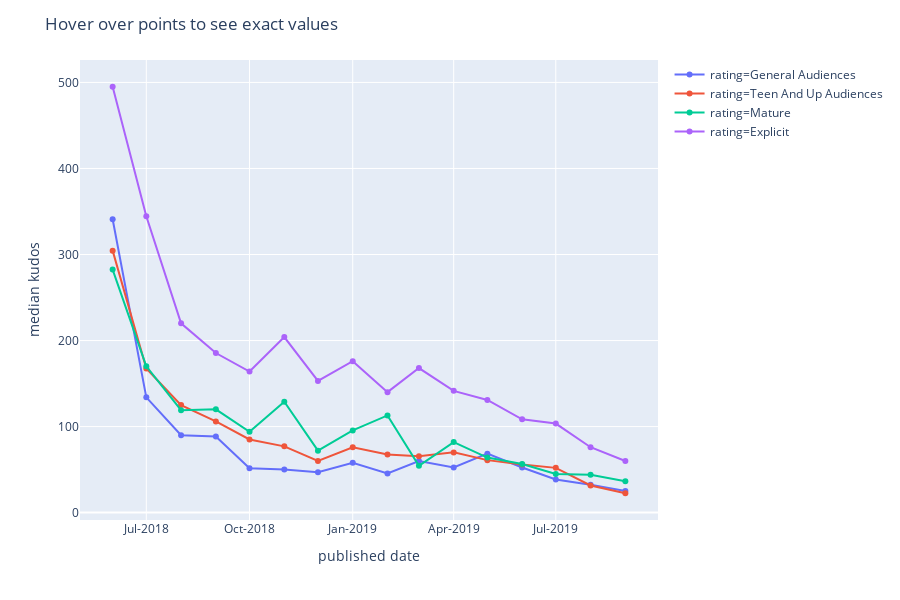

Notebook cell for this chart:
### Markdown cell above
## Interactive graph for kudos
E.g. of reading: On average (based on the median), a general-audience one-shot published in Dec 2018 received 47 kudos by mid-Oct 2019. There were around 174 general-audience one-shots published in Dec 2018.

### Code cell
fig.show()

### Figure 1 — Plotly figure (JSON) as saved in the notebook; plotly's stock layout.template omitted (floating-point values rounded to 4 significant figures)
{"data": [{"customdata": [[143, 551, 267], [60.75, 232.2, 312], [42, 160.5, 235], [47.5, 154.2, 156], [16.75, 107.5, 136], [19.5, 97, 100], [22.5, 85.5, 174], [23, 88.25, 130], [22.25, 93.25, 82], [22, 113.5, 82], [21.25, 102.5, 78], [27, 110.5, 64], [17.5, 110, 72], [14.75, 74.75, 64], [19.75, 54.5, 60], [12, 52, 89]], "hoverlabel": {"namelength": 0}, "hovertemplate": "rating=General Audiences<br>published date=%{x}<br>median kudos=%{y}<br>25th quantile kudos=%{customdata[0]}<br>75th quantile kudos=%{customdata[1]}<br>no of fics of this rating published in month=%{customdata[2]}", "legendgroup": "rating=General Audiences", "line": {"color": "#636efa", "dash": "solid"}, "mode": "markers+lines", "name": "rating=General Audiences", "showlegend": true, "type": "scatter", "x": ["2018-06", "2018-07", "2018-08", "2018-09", "2018-10", "2018-11", "2018-12", "2019-01", "2019-02", "2019-03", "2019-04", "2019-05", "2019-06", "2019-07", "2019-08", "2019-09"], "xaxis": "x", "y": [341, 134, 90, 88.5, 51.5, 50, 47, 58, 45.5, 60, 52.5, 68.5, 52.5, 38.5, 32.5, 25], "yaxis": "y"}, {"customdata": [[156.2, 557.5, 270], [88.25, 334.8, 406], [70, 203, 345], [58, 176.5, 254], [39, 171, 201], [38, 158, 117], [28, 119, 213], [40, 137.8, 182], [26.25, 126, 134], [26, 127.2, 116], [27, 126.2, 100], [25, 97, 89], [27, 100, 89], [25, 93, 89], [17, 66.25, 100], [10, 55.5, 102]], "hoverlabel": {"namelength": 0}, "hovertemplate": "rating=Teen And Up Audiences<br>published date=%{x}<br>median kudos=%{y}<br>25th quantile kudos=%{customdata[0]}<br>75th quantile kudos=%{customdata[1]}<br>no of fics of this rating published in month=%{customdata[2]}", "legendgroup": "rating=Teen And Up Audiences", "line": {"color": "#EF553B", "dash": "solid"}, "mode": "markers+lines", "name": "rating=Teen And Up Audiences", "showlegend": true, "type": "scatter", "x": ["2018-06", "2018-07", "2018-08", "2018-09", "2018-10", "2018-11", "2018-12", "2019-01", "2019-02", "2019-03", "2019-04", "2019-05", "2019-06", "2019-07", "2019-08", "2019-09"], "xaxis": "x", "y": [304.5, 167.5, 125, 106, 85, 77, 60, 76, 67.5, 65.5, 70, 61, 56, 52, 31.5, 22.5], "yaxis": "y"}, {"customdata": [[111.2, 525, 62], [83, 316, 123], [76, 234, 117], [59, 213, 89], [36.5, 173, 86], [46, 194, 73], [42.5, 151.5, 79], [36.25, 188.2, 60], [58, 159.5, 54], [36, 102.5, 50], [41, 136, 37], [34, 133, 33], [24.25, 91, 34], [17.25, 72.75, 40], [17, 81.5, 39], [20.25, 55.25, 28]], "hoverlabel": {"namelength": 0}, "hovertemplate": "rating=Mature<br>published date=%{x}<br>median kudos=%{y}<br>25th quantile kudos=%{customdata[0]}<br>75th quantile kudos=%{customdata[1]}<br>no of fics of this rating published in month=%{customdata[2]}", "legendgroup": "rating=Mature", "line": {"color": "#00cc96", "dash": "solid"}, "mode": "markers+lines", "name": "rating=Mature", "showlegend": true, "type": "scatter", "x": ["2018-06", "2018-07", "2018-08", "2018-09", "2018-10", "2018-11", "2018-12", "2019-01", "2019-02", "2019-03", "2019-04", "2019-05", "2019-06", "2019-07", "2019-08", "2019-09"], "xaxis": "x", "y": [282.5, 170, 119, 120, 94, 129, 72, 95.5, 113, 54.5, 82, 64, 56.5, 45, 44, 36.5], "yaxis": "y"}, {"customdata": [[271.8, 801.2, 160], [227.2, 584.2, 234], [132, 344, 221], [121.8, 304.5, 140], [104.5, 253, 175], [119, 335.5, 78], [66, 260.8, 134], [100, 293, 97], [87.75, 210.2, 84], [116, 261.5, 67], [68.75, 204.8, 72], [67, 186, 69], [67.5, 164.8, 58], [57.5, 147.8, 62], [38, 127, 77], [33.5, 97, 51]], "hoverlabel": {"namelength": 0}, "hovertemplate": "rating=Explicit<br>published date=%{x}<br>median kudos=%{y}<br>25th quantile kudos=%{customdata[0]}<br>75th quantile kudos=%{customdata[1]}<br>no of fics of this rating published in month=%{customdata[2]}", "legendgroup": "rating=Explicit", "line": {"color": "#ab63fa", "dash": "solid"}, "mode": "markers+lines", "name": "rating=Explicit", "showlegend": true, "type": "scatter", "x": ["2018-06", "2018-07", "2018-08", "2018-09", "2018-10", "2018-11", "2018-12", "2019-01", "2019-02", "2019-03", "2019-04", "2019-05", "2019-06", "2019-07", "2019-08", "2019-09"], "xaxis": "x", "y": [495, 344.5, 220, 185.5, 164, 204, 153, 176, 140, 168, 141.5, 131, 108.5, 103.5, 76, 60], "yaxis": "y"}], "layout": {"height": 600, "legend": {"tracegroupgap": 0}, "margin": {"t": 60}, "title": {"text": "Hover over points to see exact values"}, "xaxis": {"anchor": "y", "domain": [0, 1], "tickformat": "%b-%Y", "title": {"text": "published date"}}, "yaxis": {"anchor": "x", "domain": [0, 1], "title": {"text": "median kudos"}}}}
